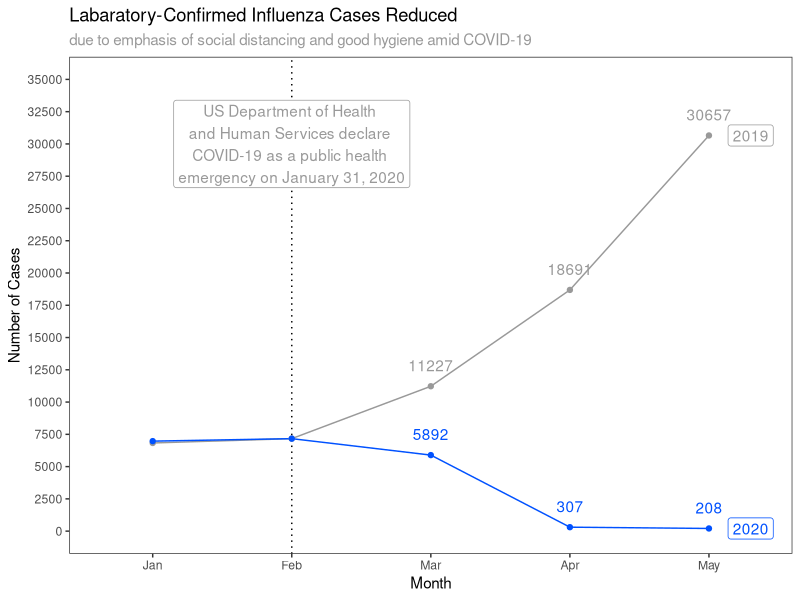

This chart was generated by the following R code:
## ---- chunk 1
# Libraries
library(ggplot2)
library(dplyr)

## ---- chunk 2
# Load dataset from csv

setwd("~/Desktop/Assignment25") #set working directory

df <- read.csv(file = 'corona.csv') #read csv and store in dataframe

# Changing Year and Month columns as factors
df$Year <- as.factor(df$Year)
df$Month <- as.factor(df$Month)

# Calling the dataframe
df
## ---- chunk 3
# Reordering months so they are NOT alphabetical
df$Month <- factor(df$Month,levels = c("Jan", "Feb", "Mar", "Apr", "May"))

# Final Visualization
finalVis <- ggplot(data = df, aes(Month, NumberOfCases, colour = Year, group = Year) ) + 
  geom_line(show.legend = FALSE) + 
  geom_vline(xintercept=c("Feb"), linetype="dotted") + #dotted line through Jan 31, to show when covid was declared emergency
  geom_point(show.legend = FALSE) + 
  scale_y_continuous(limits = c(0, 35000), breaks = seq(0, 35000, by = 2500)) +
  labs(y= "Number of Cases", 
       title = "Labaratory-Confirmed Influenza Cases Reduced",
       subtitle = "due to emphasis of social distancing and good hygiene amid COVID-19") +
  scale_color_manual(values=c('#999999','#0051ff')) + #changes colors of lines
  theme_bw() +
  theme(panel.grid.major = element_blank(), # removing grid lines
        panel.grid.minor = element_blank(), 
        plot.caption = element_text(color = '#999999'),
        plot.subtitle = element_text(color = '#999999')) + 
  geom_text(data = df[ which(df$Month=='Mar' | df$Month=='Apr' | df$Month=='May'),], #only show data labels for these months
            aes(label = NumberOfCases), vjust = -1.25, show_guide = FALSE) +
  annotate("label", x = 5.3, y = 30657, label = "2019", color = '#999999') + 
  annotate("label", x = 5.3, y = 208, label = "2020", color = '#0051ff') + 
  annotate("label", x = 2, y = 30000, label = "US Department of Health \nand Human Services declare \nCOVID-19 as a public health \nemergency on January 31, 2020", color = '#999999')

# Calling the Final Visualization
finalVis

